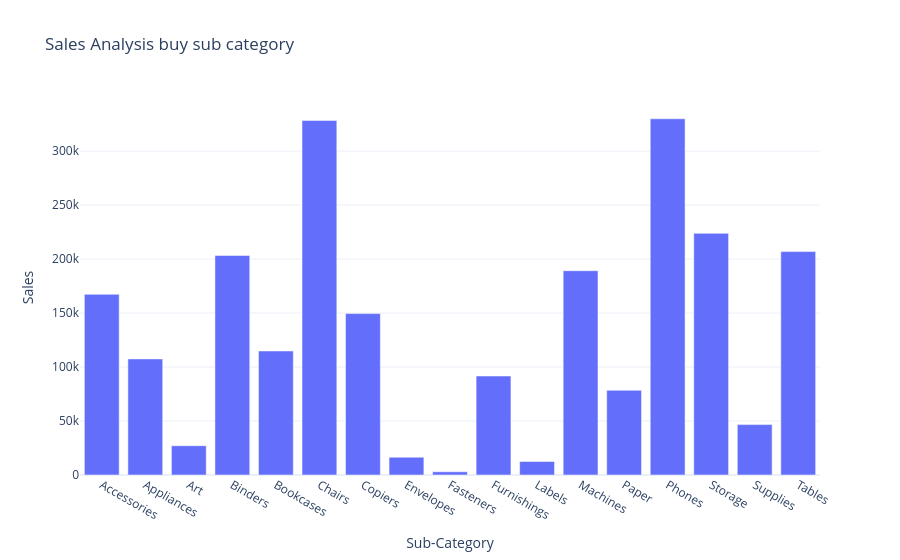

Notebook code for this chart:
### Code cell
fig = px.bar(sales_by_subcategory,x = 'Sub-Category', y = 'Sales', title = "Sales Analysis buy sub category")
fig.show()

### Figure 1 — Plotly figure (JSON) as saved in the notebook; plotly's stock layout.template omitted (floating-point values rounded to 4 significant figures)
{"data": [{"hovertemplate": "Sub-Category=%{x}<br>Sales=%{y}<extra></extra>", "legendgroup": "", "marker": {"color": "#636efa", "pattern": {"shape": ""}}, "name": "", "orientation": "v", "showlegend": false, "textposition": "auto", "type": "bar", "x": ["Accessories", "Appliances", "Art", "Binders", "Bookcases", "Chairs", "Copiers", "Envelopes", "Fasteners", "Furnishings", "Labels", "Machines", "Paper", "Phones", "Storage", "Supplies", "Tables"], "xaxis": "x", "y": [167400.0, 107500.0, 27120.0, 203400.0, 114900.0, 328400.0, 149500.0, 16480.0, 3024.0, 91710.0, 12490.0, 189200.0, 78480.0, 330000.0, 223800.0, 46670.0, 207000.0], "yaxis": "y"}], "layout": {"barmode": "relative", "legend": {"tracegroupgap": 0}, "title": {"text": "Sales Analysis buy sub category"}, "xaxis": {"anchor": "y", "domain": [0, 1], "title": {"text": "Sub-Category"}}, "yaxis": {"anchor": "x", "domain": [0, 1], "title": {"text": "Sales"}}}}
